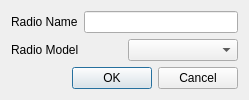
<?xml version="1.0" encoding="UTF-8"?>
<ui version="4.0">
 <class>AddRadioDialog</class>
 <widget class="QDialog" name="AddRadioDialog">
  <property name="geometry">
   <rect>
    <x>0</x>
    <y>0</y>
    <width>249</width>
    <height>100</height>
   </rect>
  </property>
  <property name="windowTitle">
   <string>Add Radio</string>
  </property>
  <layout class="QVBoxLayout" name="verticalLayout">
   <item>
    <layout class="QHBoxLayout" name="horizontalLayout_2">
     <item>
      <widget class="QLabel" name="label">
       <property name="text">
        <string>Radio Name</string>
       </property>
      </widget>
     </item>
     <item>
      <widget class="QLineEdit" name="radioName">
       <property name="clearButtonEnabled">
        <bool>true</bool>
       </property>
      </widget>
     </item>
    </layout>
   </item>
   <item>
    <layout class="QHBoxLayout" name="horizontalLayout">
     <item>
      <widget class="QLabel" name="radioModelLbl">
       <property name="text">
        <string>Radio Model</string>
       </property>
      </widget>
     </item>
     <item>
      <widget class="QComboBox" name="radioModel"/>
     </item>
    </layout>
   </item>
   <item>
    <widget class="QDialogButtonBox" name="buttonBox">
     <property name="orientation">
      <enum>Qt::Horizontal</enum>
     </property>
     <property name="standardButtons">
      <set>QDialogButtonBox::Cancel|QDialogButtonBox::Ok</set>
     </property>
    </widget>
   </item>
  </layout>
 </widget>
 <resources/>
 <connections>
  <connection>
   <sender>buttonBox</sender>
   <signal>accepted()</signal>
   <receiver>AddRadioDialog</receiver>
   <slot>accept()</slot>
   <hints>
    <hint type="sourcelabel">
     <x>248</x>
     <y>254</y>
    </hint>
    <hint type="destinationlabel">
     <x>157</x>
     <y>274</y>
    </hint>
   </hints>
  </connection>
  <connection>
   <sender>buttonBox</sender>
   <signal>rejected()</signal>
   <receiver>AddRadioDialog</receiver>
   <slot>reject()</slot>
   <hints>
    <hint type="sourcelabel">
     <x>316</x>
     <y>260</y>
    </hint>
    <hint type="destinationlabel">
     <x>286</x>
     <y>274</y>
    </hint>
   </hints>
  </connection>
 </connections>
</ui>
